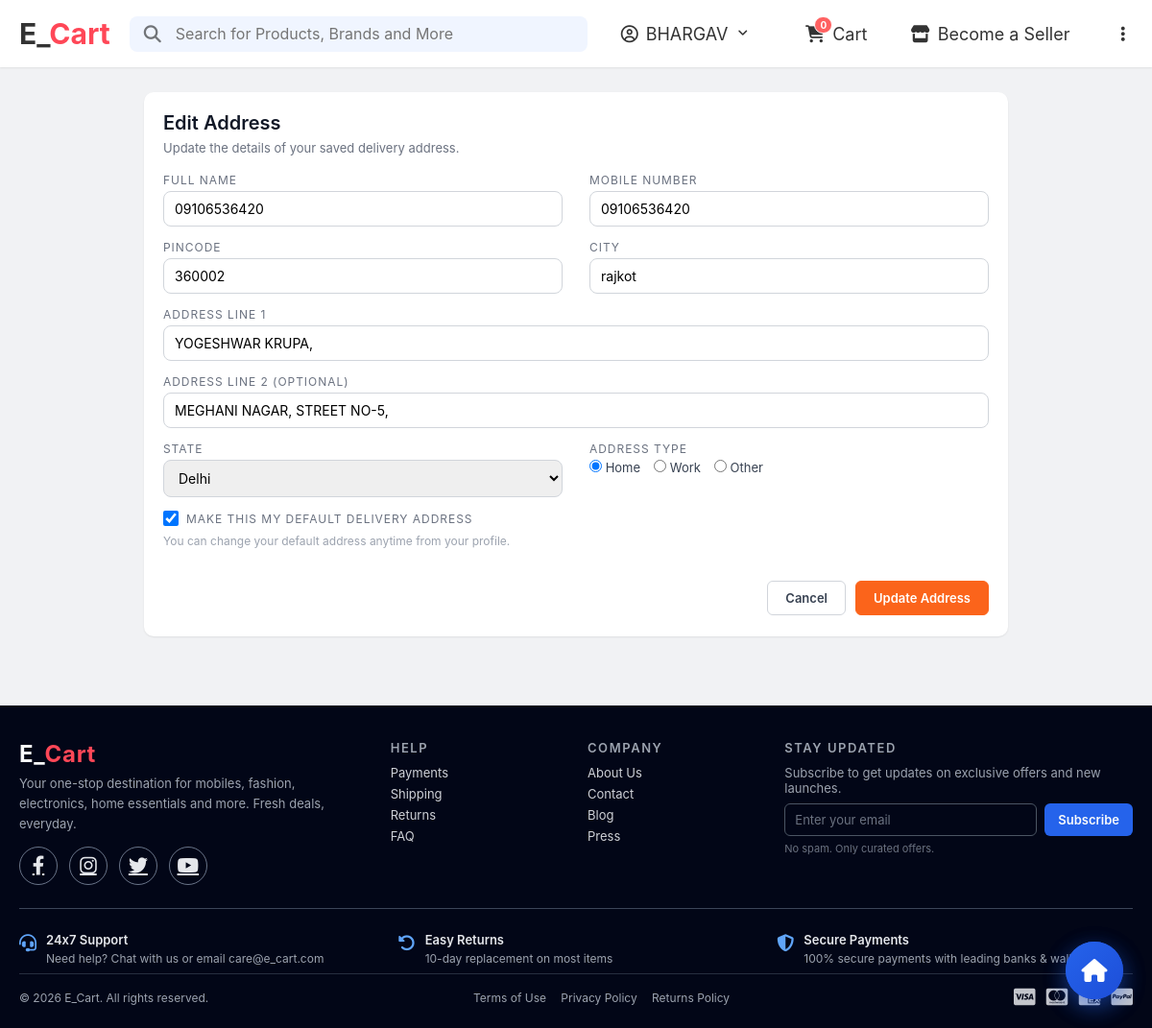
Page /Account_Profile/Address/address_edit.php?id=10 (signed in) on the committed database.
### tables this page shows
CREATE TABLE `user_addresses` (
  `id` int NOT NULL,
  `user_id` int DEFAULT NULL,
  `address_type` enum('home','work','other') DEFAULT 'home',
  `address_line1` varchar(255) NOT NULL,
  `address_line2` varchar(255) DEFAULT NULL,
  `city` varchar(100) NOT NULL,
  `state` varchar(100) NOT NULL,
  `postal_code` varchar(10) NOT NULL,
  `country` varchar(100) DEFAULT 'India',
  `phone` varchar(15) DEFAULT NULL,
  `is_default` tinyint(1) DEFAULT '0',
  `created_at` timestamp NULL DEFAULT CURRENT_TIMESTAMP
);

### Account_Profile/Address/address_edit.php (the view, shortened to what this page needs)
<?php
include '../../Database_file/config.php';
$userId = (int)$_SESSION['user_id'];
$addressId = isset($_GET['id']) ? (int)$_GET['id'] : 0;
$address = null;
$addrStmt = $conn->prepare("SELECT id, address_type, address_line1, address_line2, city, state, postal_code, country, phone, is_default FROM user_addresses WHERE id = ? AND user_id = ? LIMIT 1");
if ($addrStmt) {
    $addrStmt->bind_param('ii', $addressId, $userId);
    $addrStmt->execute();
    $addrRes = $addrStmt->get_result();
    $address = $addrRes ? $addrRes->fetch_assoc() : null;
}
$formFullName = (string)($address['phone'] ?? '');
$formMobile = (string)($address['phone'] ?? '');
$formPostal = (string)($address['postal_code'] ?? '');
$formCity = (string)($address['city'] ?? '');
$formLine1 = (string)($address['address_line1'] ?? '');
$formLine2 = (string)($address['address_line2'] ?? '');
$formState = (string)($address['state'] ?? '');
$formType = (string)($address['address_type'] ?? 'home');
$formIsDefault = (int)($address['is_default'] ?? 0) === 1;
?>
<!DOCTYPE html>
<html lang="en">
<head>
    <link rel="stylesheet" href="https://cdnjs.cloudflare.com/ajax/libs/font-awesome/6.4.0/css/all.min.css">
    <link rel="stylesheet" href="../../assets/css/index.css">
    <link rel="stylesheet" href="../../floating_home.css">
</head>
<body>
    <?php include '../../Header.php'; ?>
    <main class="address-main">
        <div class="address-wrapper">
            <section class="address-card">
                <div class="address-header">
                    <h1>Edit Address</h1>
                    <p>Update the details of your saved delivery address.</p>
                </div>
                <form id="editAddressForm" class="address-form" action="" method="post" novalidate>
                    <div class="address-field">
                        <label for="full_name">Full Name</label>
                        <input type="text" id="full_name" name="full_name" value="<?php echo htmlspecialchars($formFullName); ?>">
                    </div>
                    <div class="address-field">
                        <label for="mobile">Mobile Number</label>
                        <input type="tel" id="mobile" name="mobile" value="<?php echo htmlspecialchars($formMobile); ?>">
                    </div>
                    <div class="address-field">
                        <label for="pincode">Pincode</label>
                        <input type="text" id="pincode" name="pincode" value="<?php echo htmlspecialchars($formPostal); ?>">
                    </div>
                    <div class="address-field">
                        <label for="city">City</label>
                        <input type="text" id="city" name="city" value="<?php echo htmlspecialchars($formCity); ?>">
                    </div>
                    <div class="address-field address-field-full">
                        <label for="address_line1">Address Line 1</label>
                        <input type="text" id="address_line1" name="address_line1" value="<?php echo htmlspecialchars($formLine1); ?>">
                    </div>
                    <div class="address-field address-field-full">
                        <label for="address_line2">Address Line 2 (Optional)</label>
                        <input type="text" id="address_line2" name="address_line2" value="<?php echo htmlspecialchars($formLine2); ?>">
                    </div>
                    <div class="address-field">
                        <label for="state">State</label>
                        <select id="state" name="state">
                            <option value="DL" <?php echo $formState === 'DL' ? 'selected' : ''; ?>>Delhi</option>
                        </select>
                    </div>
                    <div class="address-field">
                        <label>Address Type</label>
                        <div class="address-type-group">
                            <label><input type="radio" name="address_type" value="home" <?php echo $formType === 'home' ? 'checked' : ''; ?>> Home</label>
                            <label><input type="radio" name="address_type" value="work" <?php echo $formType === 'work' ? 'checked' : ''; ?>> Work</label>
                            <label><input type="radio" name="address_type" value="other" <?php echo $formType === 'other' ? 'checked' : ''; ?>> Other</label>
                        </div>
                    </div>
                    <div class="address-field address-field-full">
                        <div class="address-default-toggle">
                            <input type="checkbox" id="is_default" name="is_default" <?php echo $formIsDefault ? 'checked' : ''; ?>>
                            <label for="is_default">Make this my default delivery address</label>
                        </div>
                        <div class="address-meta">You can change your default address anytime from your profile.</div>
                    </div>
                    <div class="address-footer address-field-full">
                        <a href="Address.php" class="btn-secondary">Cancel</a>
                        <button type="submit" class="btn-primary">Update Address</button>
                    </div>
                </form>
            </section>
        </div>
    </main>
         <?php include "../../Footer.php"; ?>
     <a href="../../index.php" class="floating-home" title="Go to Home">
        <i class="fas fa-home"></i>
    </a>
</body>
</html>

### assets/css/index.css (style rules this page uses)
* { margin: 0; padding: 0; box-sizing: border-box; font-family: 'Inter', -apple-system, BlinkMacSystemFont, "Segoe UI", Roboto, Helvetica, Arial, sans-serif; }
body { background-color: #f1f2f4; }

### floating_home.css (style rules this page uses)
.floating-home { position: fixed; bottom: 30px; right: 30px; width: 60px; height: 60px; background: linear-gradient(135deg, #2563eb 0%, #1d4ed8 100%); border-radius: 50%; display: flex; align-items: center; justify-content: center; color: white; font-size: 24px; cursor: pointer; box-shadow: 0 8px 25px rgba(37, 99, 235, 0.3); z-index: 9999; transition: all 0.3s ease; text-decoration: none; border: none; outline: none; }
.floating-home i { transition: transform 0.3s ease; }

### Account_Profile/Address/address_edit.php (style rules this page uses)
body { background-color: #f1f2f4; }
.address-main { padding: 26px 16px 40px; }
.address-wrapper { max-width: 900px; margin: 0 auto; }
.address-card { background-color: #ffffff; border-radius: 10px; box-shadow: 0 1px 2px rgba(0, 0, 0, 0.08); padding: 20px 20px 22px; }
.address-header h1 { font-size: 20px; font-weight: 600; color: #111827; }
.address-header p { margin-top: 6px; font-size: 13px; color: #6b7280; }
.address-form { margin-top: 18px; display: grid; grid-template-columns: repeat(2, minmax(0, 1fr)); gap: 14px 28px; }
.address-field { display: flex; flex-direction: column; gap: 4px; }
.address-field-full { grid-column: 1 / -1; }
.address-field label { font-size: 12px; color: #6b7280; text-transform: uppercase; letter-spacing: 0.08em; }
.address-field input, .address-field select { padding: 9px 11px; border-radius: 8px; border: 1px solid #d1d5db; font-size: 14px; outline: none; }
.address-meta { margin-top: 4px; font-size: 12px; color: #9ca3af; }
.address-type-group { display: flex; align-items: center; gap: 14px; flex-wrap: wrap; }
.address-type-group label { font-size: 13px; text-transform: none; letter-spacing: 0; color: #374151; }
.address-default-toggle { display: flex; align-items: center; gap: 8px; font-size: 13px; color: #374151; }
.address-default-toggle input[type="checkbox"] { width: 16px; height: 16px; }
.address-footer { margin-top: 20px; display: flex; align-items: center; justify-content: flex-end; gap: 10px; }
.btn-secondary, .btn-primary { border-radius: 6px; padding: 9px 18px; font-size: 13px; font-weight: 600; cursor: pointer; border: 1px solid transparent; }
.btn-secondary { background-color: #ffffff; border-color: #d1d5db; color: #374151; text-decoration: none; }
.btn-primary { background-color: #fb641b; border-color: #fb641b; color: #ffffff; }

### rows in the picture
user_addresses: full_name "09106536420", mobile "09106536420", pincode "360002", city "rajkot", address_line1 "YOGESHWAR KRUPA,", address_line2 "MEGHANI NAGAR, STREET NO-5,", state "Delhi", address_type "☑ Home", address_type "☐ Work", address_type "☐ Other", is_default "☑"

### other values in the picture
$_SESSION['full_name'] "BHARGAV"
$cart_count "0"
